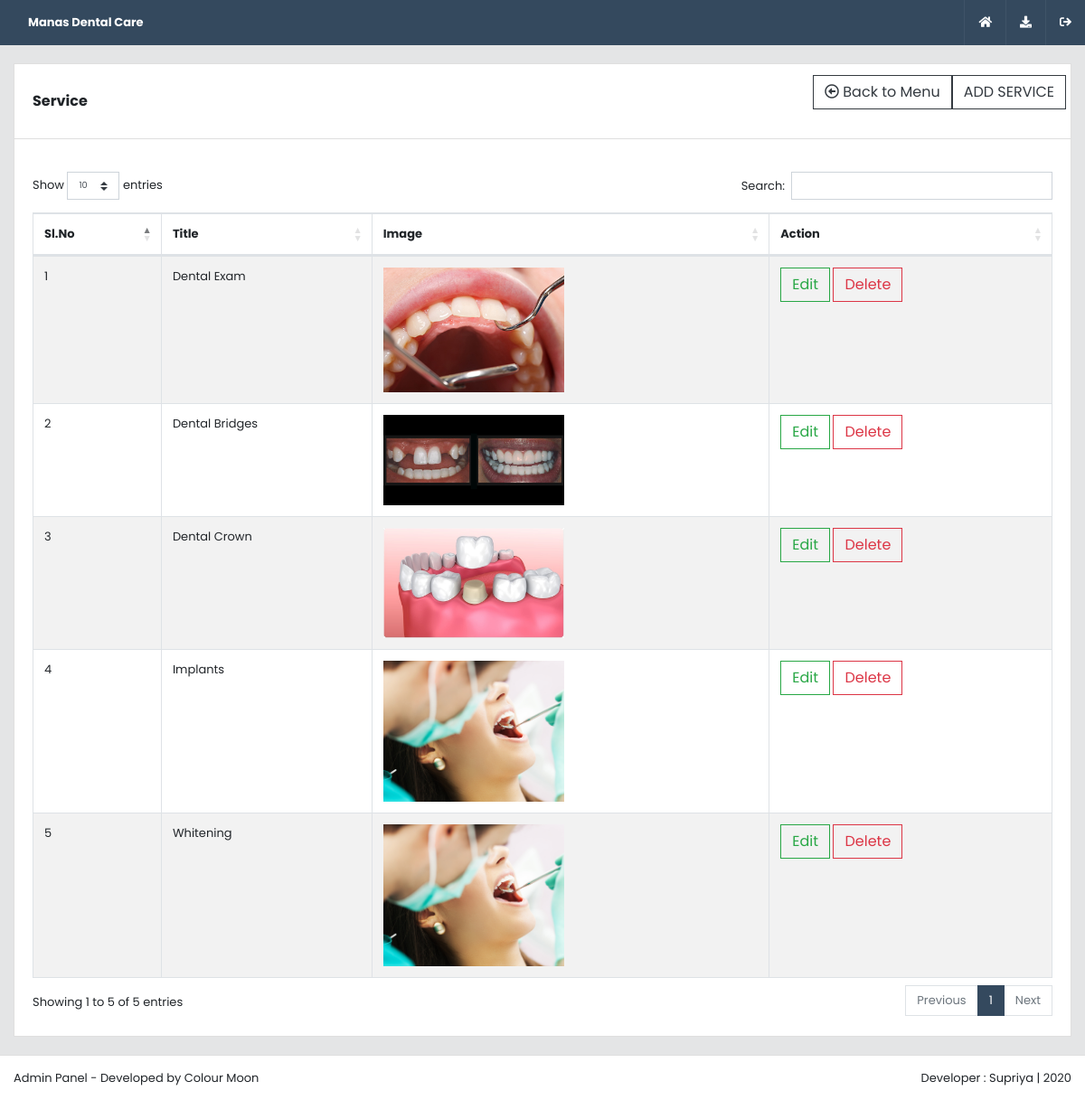
The page /cmoon/service_view.php (signed in) on the database its author committed.
### tables this page shows
CREATE TABLE `details` (
  `id` int(11) NOT NULL,
  `site_name` varchar(250) NOT NULL,
  `site_number` varchar(250) NOT NULL,
  `site_email` varchar(250) NOT NULL,
  `from_email` varchar(250) NOT NULL,
  `forgot_email` varchar(250) NOT NULL,
  `site_logo` varchar(250) NOT NULL,
  `site_favicon` varchar(250) NOT NULL,
  `footer_logo` varchar(250) NOT NULL,
  `footer_name` varchar(250) NOT NULL,
  `footer_context` text NOT NULL,
  `address` text NOT NULL,
  `email` varchar(250) NOT NULL,
  `phone_number1` varchar(250) NOT NULL,
  `office_timings` varchar(250) NOT NULL,
  `call_timings` varchar(250) NOT NULL,
  `close_timings` varchar(250) NOT NULL
);

CREATE TABLE `service` (
  `id` int(11) NOT NULL,
  `title` varchar(250) NOT NULL,
  `sub_title` varchar(250) NOT NULL,
  `image` varchar(250) NOT NULL,
  `description` text NOT NULL
);

### cmoon/service_view.php (the view, shortened to what this page needs)
<?php include 'includes/header.php';
?>
    <section>
        <div class="container-fluid">
                  <div class="card">
              <div class="card-header">
                <div class="row align-items-center">
                  <div class="col">Service</div>
                        <div style="padding-bottom: 20px;"><a href="index.php"><button style="float: right;" class="btn btn-outline-dark" type="button"><span class="far fa-arrow-alt-circle-left "> </span>  Back to Menu </button></a></div>
                        <div style="padding-bottom: 20px;"><a href="service_add.php"><button style="float: right;" class="btn btn-outline-dark" type="button">
                         ADD SERVICE </button></a></div>
              </div>
          </div>
<div class="card-body">
<div class="table-responsive">
   <table class="example table table-striped table-bordered nowrap" style="width:100%">
    <thead>
      <tr>
        <th>Sl.No</th>
        <th>Title</th>
        <th>Image</th>
        <th>Action</th>
      </tr>
    </thead>
    <tbody>
<?php $no=1; $sql = $conn->query("SELECT * FROM  service ");
        while($result = $sql->fetch(PDO::FETCH_ASSOC)){ ?>
            <tr>
                <td><?php echo $no; ?></td>
                <td><?php echo $result['title']; ?></td>
                <td> <a data-fancybox="gallery" href="../uploads/<?php echo $result['image']; ?>"><img width="200" height="200" src="../uploads/<?php echo $result['image']; ?>"class="img-fluid"></a>  </td>
                <td> <a href="service_add.php?id=<?php echo $result['id']?>" class="btn btn-outline-success">Edit </a>
                <a onclick="ConfirmDelete(<?php echo $result['id']; ?>)" href="JavaScript:Void(0);" class="btn btn-outline-danger">Delete</a> </td>
            </tr>
<?php  $no++;}?>
    </tbody>
</table>
</div></div></div></div>
    </section>
<?php include 'includes/footer.php'; ?>

### cmoon/includes/header.php (shortened to what this page needs)
<?php
 include 'dbconnect.php';
 ?>
 <?php   $sql = $conn->query("SELECT * FROM details where id='1' ");
 $result = $sql->fetch(PDO::FETCH_ASSOC); ?>
 <!Doctype html>
<html lang="en">
<head>
    <link rel="stylesheet" href="css/bootstrap.css">
    <link rel="stylesheet" type="text/css" href="css/slick.css" />
    <link rel="stylesheet" type="text/css" href="css/f5.css">
    <link rel="stylesheet" type="text/css" href="css/animate.css">
    <link rel="stylesheet" type="text/css" href="css/custom.css">
    <link rel="stylesheet" type="text/css" href="https://cdn.datatables.net/1.10.19/css/dataTables.bootstrap4.min.css">
    <link rel="stylesheet" type="text/css" href="http://cdnjs.cloudflare.com/ajax/libs/toastr.js/latest/toastr.css">
    <link rel="stylesheet" type="text/css" href="https://cdn.jsdelivr.net/gh/fancyapps/fancybox@3.5.6/dist/jquery.fancybox.min.css">
<link rel="stylesheet" type="text/css" href="https://cdnjs.cloudflare.com/ajax/libs/pickadate.js/3.5.6/themes/classic.css">
<link rel="stylesheet" type="text/css" href="https://cdnjs.cloudflare.com/ajax/libs/pickadate.js/3.5.6/themes/classic.date.css">
<link rel="stylesheet" type="text/css" href="https://cdnjs.cloudflare.com/ajax/libs/pickadate.js/3.5.6/themes/classic.time.css">
</head>
<body>
    <header>
        <div class="container-fluid">
            <div class="row align-items-center">
                <div class="col">
                    <div class="nav-link text-white font-weight-bold"> <a style="color: white;" href="index.php"> <?php echo $result['site_name']?></a></div>
                </div>
                <div class="col-auto">
                         <ul class="nav nav-menu">
                     <li class="nav-item dropdown">
                        <a class="nav-link text-white" title="HOME" href="index.php"><i class="fas fa-home"></i></a>
                     </li>
                     <li class="nav-item">
                        <a class="nav-link text-white" title="Database Download" href="backup.php"><i class="fas fa-download"></i></a>
                     </li>
                     <li class="nav-item">
                        <a class="nav-link text-white" title="LOGOUT" href="logout.php"><i class="fas fa-sign-out icon"></i></a>
                     </li>
                  </ul>
                </div>
            </div>
        </div>
</header>
<div class="wrapper">

### cmoon/css/custom.css (style rules this page uses)
body { font-family: 'Poppins', sans-serif; font-size: 13px; background: #e4e5e6; }
.card .card-header { font-weight: bold; font-size: 16px; background: white; }
.wrapper { padding: 20px 0px; margin-top: 50px; margin-bottom: 50px; position: relative; z-index: 5; }
header { height: 50px; padding: 0px 0px; background: #34495e; position: fixed; left: 0px; top: 0px; width: 100%; z-index: 99; }
header .nav-menu { margin-right: -15px; }
header .nav-menu .nav-item { border-left: 1px solid rgba(255, 255, 255, 0.06); }
header .nav-menu .nav-item .nav-link { height: 50px; line-height: 50px; padding: 0px 15px; }

### rows shown on the page
details: site_name "Manas Dental Care"
service: title "Dental Exam", image (picture)
service: title "Dental Bridges", image (picture)
service: title "Dental Crown", image (picture)
service: title "Implants", image (picture)
service: title "Whitening", image (picture)
